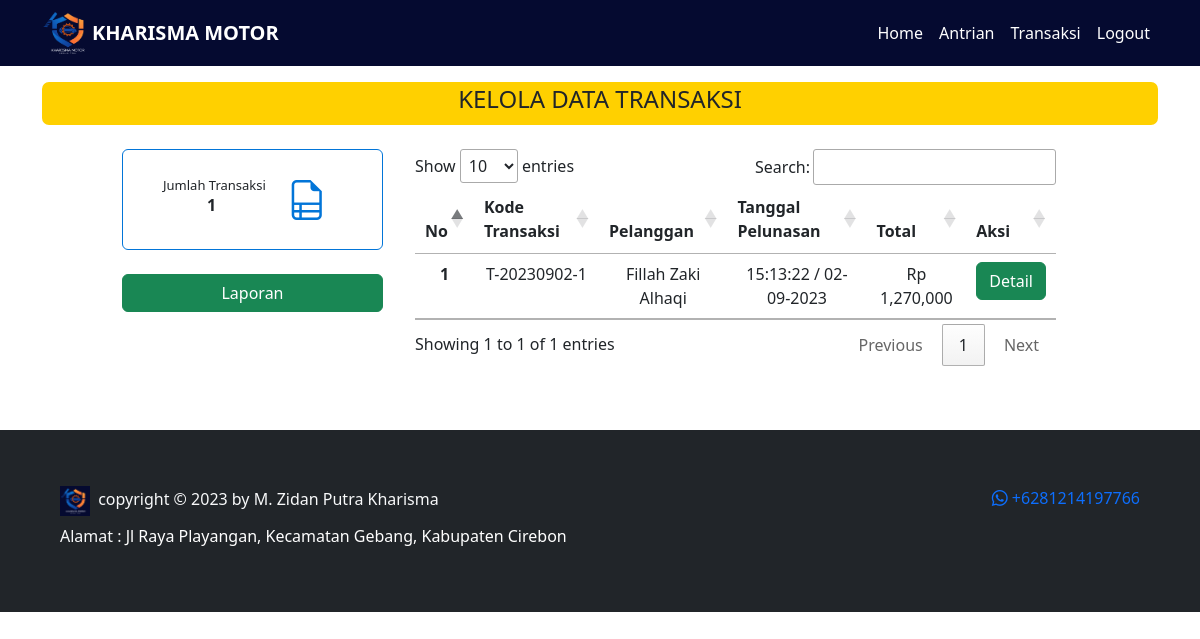
The page /kelola/transaksi.php (signed in) on the database as committed earlier.
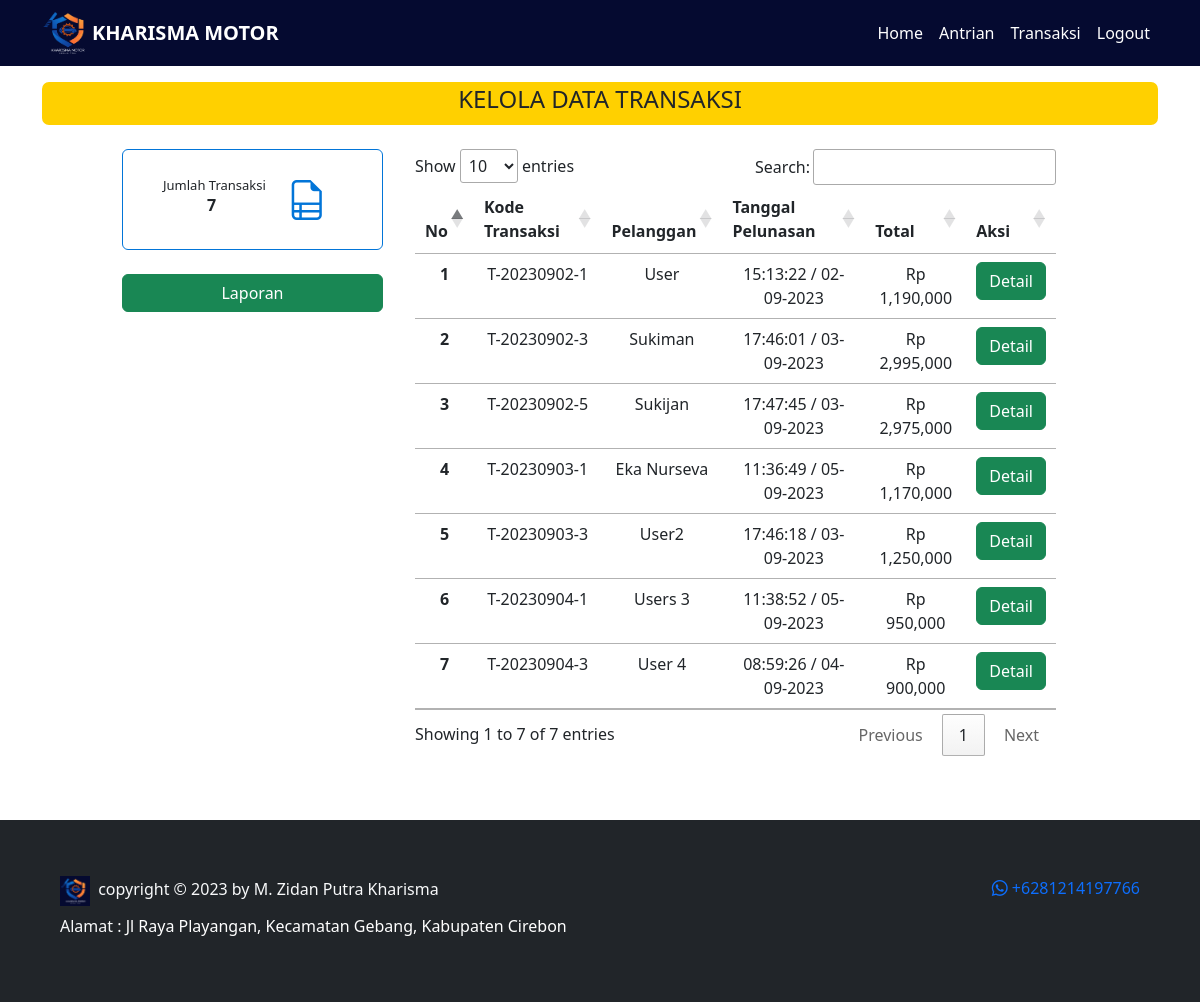
The same page on the database as committed later.
### tables this page shows
CREATE TABLE `antrian` (
  `id_antrian` int(11) NOT NULL,
  `id_kendaraan` int(11) NOT NULL,
  `no_antrian` varchar(20) NOT NULL,
  `nama_pelanggan` varchar(100) NOT NULL,
  `no_hp` varchar(20) NOT NULL,
  `tanggal` timestamp NOT NULL DEFAULT current_timestamp(),
  `nopol` varchar(50) NOT NULL,
  `alamat` text NOT NULL,
  `status` varchar(50) NOT NULL
);

CREATE TABLE `transaksi` (
  `idtransaksi` int(11) NOT NULL,
  `idantrian` int(11) NOT NULL,
  `idservis` int(11) DEFAULT NULL,
  `idsparepart` int(11) DEFAULT NULL,
  `kode_transaksi` varchar(50) NOT NULL,
  `tanggal_pelunasan` timestamp NOT NULL DEFAULT current_timestamp() ON UPDATE current_timestamp(),
  `status_transaksi` varchar(20) NOT NULL
);

### controller/function.php (called while the page is built, shortened)
<?php
$conn = mysqli_connect("localhost", "root", "", "kharisma_motor");
function query($query)
{
    global $conn;
    $result = mysqli_query($conn, $query);
    $rows = [];
    while ($row = mysqli_fetch_assoc($result)) {
        $rows[] = $row;
    }
    return $rows;
}
function jumlah_data($data)
{
    global $conn;
    $query = mysqli_query($conn, $data);
    $jumlah_data = mysqli_num_rows($query);
    return $jumlah_data;
}
function enkripsi($teks)
{
    $text = $teks;
    $kunci = 'kharisma_motor';
    $key = hash('sha256', $kunci);
    $pkey = "123";
    $method = "aes-192-cfb1";
    $iv = substr(hash('sha256', $pkey), 0, 16);
    $enkripsi = openssl_encrypt($text, $method, $key, 0, $iv);
    $enkripsi = base64_encode($enkripsi);
    return $enkripsi;
}
?>

### controller/controller_transaksi.php (called while the page is built, shortened)
<?php
    require_once('function.php');
    function jumlah_transaksi() {
        $antrian = query("SELECT * FROM antrian");
        $jumlah_lunas = 0;
        foreach($antrian as $an) {
            $idantrian = $an['id_antrian'];
            $jumlah = jumlah_data("SELECT * FROM transaksi WHERE idantrian = $idantrian");
            if($jumlah > 0 ) {
                $transaksi = query("SELECT * FROM transaksi WHERE idantrian = $idantrian");
                if($transaksi[0]['status_transaksi'] == "Lunas") {
                    $jumlah_lunas += 1;
                }
            }
        }
        return $jumlah_lunas;
    }
    function total($id, $data) {
        $total = 0;
        foreach($data as $da) {
            if($da['idservis'] != NULL) {
                $idservis = $da['idservis'];
                $datser = query("SELECT * FROM servis WHERE idservis = $idservis")[0];
                $total += $datser['harga_jasa'];
            } elseif($da['idsparepart'] != NULL) {
                $idsparepart = $da['idsparepart'];
                $dahar = query("SELECT * FROM harga_sparepart WHERE idkendaraan = $id AND idsparepart = $idsparepart")[0];
                $total += $dahar['harga'];
            }
        }
        return $total;
    }
?>

### kelola/transaksi.php (the view, shortened to what the changed rows need)
<?php
require_once "../controller/controller_transaksi.php";
$antrian = query("SELECT * FROM antrian");
$jumlah_transaksi = jumlah_transaksi();
?>
<!DOCTYPE html>
<html lang="en">
<head>
    <link href="https://cdn.jsdelivr.net/npm/bootstrap@5.3.0/dist/css/bootstrap.min.css" rel="stylesheet"
>
    <link rel="stylesheet" href="https://cdn.jsdelivr.net/npm/bootstrap-icons@1.10.5/font/bootstrap-icons.css">
    <link rel="stylesheet" href="../style.css">
    <link rel="stylesheet" href="https://cdn.datatables.net/1.13.4/css/jquery.dataTables.min.css">
</head>
<body>
    <div class="container">
        <div class="content py-3">
            <div class="row">
                <div class="col-3 me-2" style="margin-left: 80px;">
                    <div class="card my-4">
                        <div class="card-body mt-3">
                            <h6 class="card-subtitle ms-4">Jumlah Transaksi</h6>
                            <p class="card-text fw-bold">
                                <?= $jumlah_transaksi; ?>
                            </p>
                            <i class="icon bi bi-file-earmark-ruled"></i>
                        </div>
                    </div>
                    <a class="text-decoration-none text-white" href="laporan.php">
                    </a>
                </div>
                <div class="col-7 mt-4">
                    <table class="table table-hover mt-3" id="example">
                        <thead class="text-center">
                            <tr>
                                <th scope="col">No</th>
                                <th scope="col">Kode Transaksi</th>
                                <th scope="col">Pelanggan</th>
                                <th scope="col">Tanggal Pelunasan</th>
                                <th scope="col">Total</th>
                                <th scope="col">Aksi</th>
                            </tr>
                        </thead>
                        <tbody class="text-center">
                            <?php
                            $i = 1;
                            foreach ($antrian as $ant):
                                $idantrian = $ant['id_antrian'];
                                $jumlah = jumlah_data("SELECT * FROM transaksi WHERE idantrian = $idantrian");
                                if ($jumlah > 0):
                                    $transaksi = query("SELECT * FROM transaksi WHERE idantrian = $idantrian");
                                    $idkendaraan = $ant['id_kendaraan'];
                                    if ($transaksi[0]['status_transaksi'] == "Lunas"):
                                        $total = total($idkendaraan, $transaksi);
                                        $tanggal = date("H:i:s / d-m-Y", strtotime($transaksi[0]['tanggal_pelunasan']));
                                        $idenkripsi = enkripsi($idantrian);
                                        ?>
                                        <tr>
                                            <th scope="row">
                                                <?= $i; ?>
                                            </th>
                                            <td>
                                                <?= $transaksi[0]['kode_transaksi']; ?>
                                            </td>
                                            <td>
                                                <?= $ant['nama_pelanggan']; ?>
                                            </td>
                                            <td>
                                                <?= $tanggal; ?>
                                            </td>
                                            <td>Rp
                                                <?= number_format($total); ?>
                                            </td>
                                            <td>
                                                <a class="text-decoration-none btn btn-success"
                                                    href="detail_transaksi.php?id=<?= $idenkripsi; ?>">
                                                    Detail
                                                </a>
                                            </td>
                                        </tr>
                                        <?php
                                        $i++;
                                    endif;
                                endif;
                            endforeach;
                            ?>
                        </tbody>
                    </table>
                </div>
            </div>
        </div>
    </div>
</body>
</html>

Rows that differ between the two databases and show on the page:
changed antrian: nama_pelanggan "Fillah Zaki Alhaqi" → "User"; total "1,270,000" → "1,190,000"
now on this page (row edited): antrian: transaksi.kode_transaksi "T-20230902-3", nama_pelanggan "Sukiman", transaksi.tanggal_pelunasan "17:46:01 / 03-09-2023", total "2,995,000"
now on this page (row edited): antrian: transaksi.kode_transaksi "T-20230902-5", nama_pelanggan "Sukijan", transaksi.tanggal_pelunasan "17:47:45 / 03-09-2023", total "2,975,000"
added antrian: transaksi.kode_transaksi "T-20230903-1", nama_pelanggan "Eka Nurseva", transaksi.tanggal_pelunasan "11:36:49 / 05-09-2023", total "1,170,000"
added antrian: transaksi.kode_transaksi "T-20230903-3", nama_pelanggan "User2", transaksi.tanggal_pelunasan "17:46:18 / 03-09-2023", total "1,250,000"
added antrian: transaksi.kode_transaksi "T-20230904-1", nama_pelanggan "Users 3", transaksi.tanggal_pelunasan "11:38:52 / 05-09-2023", total "950,000"
added antrian: transaksi.kode_transaksi "T-20230904-3", nama_pelanggan "User 4", transaksi.tanggal_pelunasan "08:59:26 / 04-09-2023", total "900,000"
Other text that changed with them:
$jumlah_transaksi: "1" → "7"
text written by a page script: "Show entries Search: Showing 1 to 1 of 1 entries Previous 1 Next" → "Show entries Search: Showing 1 to 7 of 7 entries Previous 1 Next"
